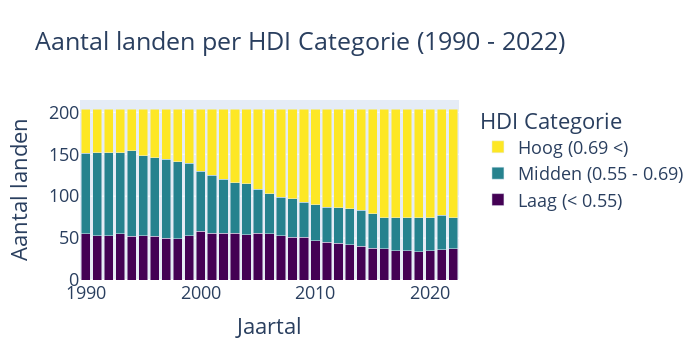

Notebook cell for this chart:
### Code cell
import pandas as pd
import plotly.graph_objects as go

# Assume df_hdiy is already defined and contains the necessary data

years = list(range(1990, 2023))
hdi_columns = [f'hdi_{year}' for year in years]
df_hdiyn = df_hdiy[['country'] + hdi_columns]

# Melt the DataFrame to long format for easier plotting
df_melted = df_hdiyn.melt(id_vars=['country'], var_name='year', value_name='hdi')

# Convert year to numeric
df_melted['year'] = df_melted['year'].str.extract('(\d+)').astype(int)

# Define bins and labels for HDI categories
bins = [0, 0.55, 0.69, 1.0]
labels = ['Laag (< 0.55)', 'Midden (0.55 - 0.69)', 'Hoog (0.69 <)']

# Bin the HDI values
df_melted['category'] = pd.cut(df_melted['hdi'], bins=bins, labels=labels, include_lowest=True)

# Group by year and category
df_grouped = df_melted.groupby(['year', 'category'], observed=True).size().unstack(fill_value=0).reset_index()

# Define the viridis colors in RGB format
viridis_colors_rgb = ['rgba(68, 1, 84, 1)',  'rgba(38, 130, 142, 1)',
    'rgba(253, 231, 37, 1)'
]

# Create the plot
fig = go.Figure()

# Add traces for each category with specified colors
for category, color in zip(labels, viridis_colors_rgb):
    fig.add_trace(go.Bar(
        x=df_grouped['year'],
        y=df_grouped[category],
        name=category,
        marker_color=color,
        hovertemplate='<b>Jaartal</b>: %{x}<br><b>Aantal landen</b>: %{y}<extra></extra>'
    ))

# Update layout
fig.update_layout(
    barmode='stack',
    title='Aantal landen per HDI Categorie (1990 - 2022)',
    xaxis=dict(title='Jaartal'),
    yaxis=dict(title='Aantal landen'),
    legend=dict(title='HDI Categorie', x=1.05, y=1),
    font=dict(size=18),
    autosize=False
)

fig.show()

### Figure 1 — Plotly figure (JSON) as saved in the notebook; plotly's stock layout.template omitted (floating-point values rounded to 4 significant figures)
{"data": [{"hovertemplate": "<b>Jaartal</b>: %{x}<br><b>Aantal landen</b>: %{y}<extra></extra>", "marker": {"color": "rgba(68, 1, 84, 1)"}, "name": "Laag (< 0.55)", "type": "bar", "x": [1990, 1991, 1992, 1993, 1994, 1995, 1996, 1997, 1998, 1999, 2000, 2001, 2002, 2003, 2004, 2005, 2006, 2007, 2008, 2009, 2010, 2011, 2012, 2013, 2014, 2015, 2016, 2017, 2018, 2019, 2020, 2021, 2022], "y": [55, 53, 53, 55, 52, 53, 52, 50, 49, 53, 58, 56, 56, 56, 54, 56, 55, 53, 51, 51, 47, 45, 44, 42, 40, 38, 37, 35, 35, 34, 35, 36, 37]}, {"hovertemplate": "<b>Jaartal</b>: %{x}<br><b>Aantal landen</b>: %{y}<extra></extra>", "marker": {"color": "rgba(38, 130, 142, 1)"}, "name": "Midden (0.55 - 0.69)", "type": "bar", "x": [1990, 1991, 1992, 1993, 1994, 1995, 1996, 1997, 1998, 1999, 2000, 2001, 2002, 2003, 2004, 2005, 2006, 2007, 2008, 2009, 2010, 2011, 2012, 2013, 2014, 2015, 2016, 2017, 2018, 2019, 2020, 2021, 2022], "y": [96, 99, 99, 97, 102, 95, 94, 94, 92, 86, 72, 69, 64, 60, 61, 52, 48, 46, 46, 42, 43, 42, 42, 43, 43, 41, 37, 39, 39, 40, 39, 41, 37]}, {"hovertemplate": "<b>Jaartal</b>: %{x}<br><b>Aantal landen</b>: %{y}<extra></extra>", "marker": {"color": "rgba(253, 231, 37, 1)"}, "name": "Hoog (0.69 <)", "type": "bar", "x": [1990, 1991, 1992, 1993, 1994, 1995, 1996, 1997, 1998, 1999, 2000, 2001, 2002, 2003, 2004, 2005, 2006, 2007, 2008, 2009, 2010, 2011, 2012, 2013, 2014, 2015, 2016, 2017, 2018, 2019, 2020, 2021, 2022], "y": [53, 52, 52, 52, 50, 56, 58, 60, 63, 65, 74, 79, 84, 88, 89, 96, 101, 105, 107, 111, 114, 117, 118, 119, 121, 125, 130, 130, 130, 130, 130, 127, 130]}], "layout": {"autosize": false, "barmode": "stack", "font": {"size": 18}, "height": 360, "legend": {"title": {"text": "HDI Categorie"}, "x": 1.05, "y": 1}, "title": {"text": "Aantal landen per HDI Categorie (1990 - 2022)"}, "width": 700, "xaxis": {"autorange": true, "range": [1990.0, 2022.0], "title": {"text": "Jaartal"}, "type": "linear"}, "yaxis": {"autorange": true, "range": [0, 214.7], "title": {"text": "Aantal landen"}, "type": "linear"}}}
